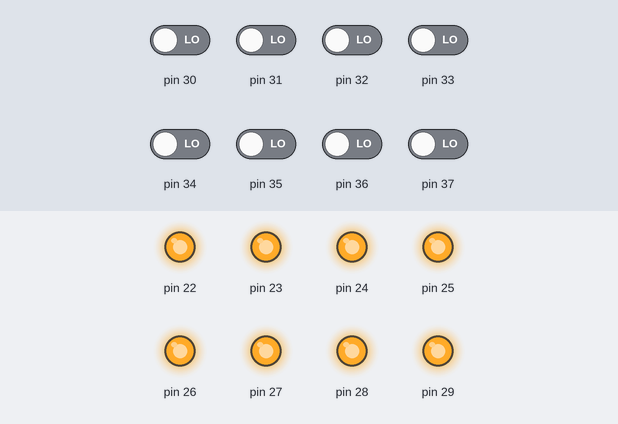
The sketch below on a simulated Arduino Mega 2560, built with avr-gcc and run on an emulated ATmega2560. Shown: output pins drawn as LEDs (lit = HIGH). The test bench sets the inputs (shaded band); at power-on: pin 30–37 LOW.

Above: at 0.1 s.
Timing chart, 0 to 1.6 s (numbered marks = the images above):
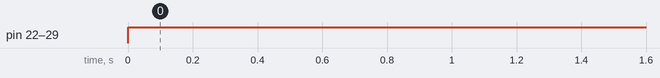

The sketch:

Tonausgabe_Gruppe9.ino
```cpp
long unterschied = 0;
long interval = 1000;
long start = 0;
int takt = 2000;      //Länge des Takts festlegen
int resetT = 30;

byte rows = 0;
int ges = 0;
//Nummerierung für spalten und Reihen vereinfachen
byte sr1 = B01111111;
byte sr2 = B10111111;
byte sr3 = B11011111;
byte sr4 = B11101111;
byte sr5 = B11110111;
byte sr6 = B11111011;
byte sr7 = B11111101;
byte sr8 = B11111110;


void setup() {
  DDRC = B00000000;
  DDRA = B11111111;
}

void loop() {
  // put your main code here, to run repeatedly:


  lied();


}
//Dienst um einen Ton auszugeben mit den Übergabeparametern reihe und spalte
void spielen(byte reihe, byte spalte) {
   if (PINC == reihe) {
   PORTA = spalte;
  } else {
    PORTA = B11111111;
    }
  }

//Dienst um eine bestimmte Note mit bestimmter Reihe und Spalte auszugeben  mit dem Übergabeparameter für die Länge des zu spielenden Tons
void C(int val) {
  unterschied = 0;
  start = millis();
  while(unterschied<=val) {
    unterschied = millis()-start;
    spielen(sr2,sr2);
  }
}

void D(int val) {
  unterschied = 0;
  start = millis();
  while(unterschied<=val) {
    unterschied = millis()-start;
    spielen(sr1,sr8);
  }
}

void E(int val) {
  unterschied = 0;
  start = millis();
  while(unterschied<=val) {
    unterschied = millis()-start;
    spielen(sr1,sr6);
  }
}

void F123(int val) {
  unterschied = 0;
  start = millis();
  while(unterschied<=val) {
    unterschied = millis()-start;
    spielen(sr1,sr3);
  }
}

void G(int val) {
  unterschied = 0;
  start = millis();
  while(unterschied<=val) {
    unterschied = millis()-start;
    spielen(sr1,sr1);
  }
}

void A(int val) {
  unterschied = 0;
  start = millis();
  while(unterschied<=val) {
    unterschied = millis()-start;
    spielen(sr4,sr7);
  }
}

void H(int val) {
  unterschied = 0;
  start = millis();
  while(unterschied<=val) {
    unterschied = millis()-start;
    spielen(sr4,sr5);
  }
}

void c(int val) {
  unterschied = 0;                        //unterschied auf 0 setzten
  start = millis();                       //start vor beginn der while Schleife auf die Millisekunden seit start des Sketches setzen
  while(unterschied<=val) {               //Überprüfen ob Unterschied kleiner oder gleich der länge der Note
    unterschied = millis()-start;         //unterschied auf die millisekunden-start setzen
    spielen(sr4,sr6);                     //mit den Reihen und Spalten der note, diese über den Dienst spielen aufrufen
  }
}

void d(int val) {
  unterschied = 0;
  start = millis();
  while(unterschied<=val) {
    unterschied = millis()-start;
    spielen(sr4,sr4);
  }
}

void e(int val) {
  unterschied = 0;
  start = millis();
  while(unterschied<=val) {
    unterschied = millis()-start;
    spielen(sr4,sr2);
  }
}

void f(int val) {
  unterschied = 0;
  start = millis();
  while(unterschied<=val) {
    unterschied = millis()-start;
    spielen(sr3,sr7);
  }
}

void g(int val) {
  unterschied = 0;
  start = millis();
  while(unterschied<=val) {
    unterschied = millis()-start;
    spielen(sr3,sr5);
  }
}

void a(int val) {
  unterschied = 0;
  start = millis();
  while(unterschied<=val) {
    unterschied = millis()-start;
    spielen(sr3,sr3);
  }
}
void h(int val) {
  unterschied = 0;
  start = millis();
  while(unterschied<=val) {
    unterschied = millis()-start;
    spielen(sr3,sr1);
  }
}
void cS(int val) {
  unterschied = 0;
  start = millis();
  while(unterschied<=val) {
    unterschied = millis()-start;
    spielen(sr3,sr2);
  }
}
void dS(int val) {
  unterschied = 0;
  start = millis();
  while(unterschied<=val) {
    unterschied = millis()-start;
    spielen(sr5,sr4);
  }
}
void eS(int val) {
  unterschied = 0;
  start = millis();
  while(unterschied<=val) {
    unterschied = millis()-start;
    spielen(sr6,sr6);
  }
}
void fS(int val) {
  unterschied = 0;
  start = millis();
  while(unterschied<=val) {
    unterschied = millis()-start;
    spielen(sr6,sr3);
  }
}
void gS(int val) {
  unterschied = 0;
  start = millis();
  while(unterschied<=val) {
    unterschied = millis()-start;
    spielen(sr6,sr1);
  }
}
void aS(int val) {
  unterschied = 0;
  start = millis();
  while(unterschied<=val) {
    unterschied = millis()-start;
    spielen(sr5,sr7);
  }
}
void hS(int val) {
  unterschied = 0;
  start = millis();
  while(unterschied<=val) {
    unterschied = millis()-start;
    spielen(sr5,sr5);
  }
}
//Alle Spalten in allen Reihen auf 1 setzen
void set1(int val) {
  unterschied = 0;
  start = millis();
  while(unterschied<=val) {
    unterschied = millis()-start;
    spielen(sr1,B11111111);
    spielen(sr2,B11111111);
    spielen(sr3,B11111111);
    spielen(sr4,B11111111);
    spielen(sr5,B11111111);
    spielen(sr6,B11111111);
    spielen(sr7,B11111111);
    spielen(sr8,B11111111);
  }
}

//void spiele3(void note1,void note2,void note3, int t) {
  //ti = t/30;
  //for(int i = 0; i<=ti; i++) {
   // note1(10);
   // note2(10);
    //note3(10);
```

Lied.ino
```cpp
void lied() {
  g(takt*3/8*3/4);
  a(takt/8*3/4);
  g(takt/4*3/4);
  e(takt*3/4*3/4);
  g(takt*3/8*3/4);
  a(takt/8*3/4);
  g(takt/4*3/4);
  e(takt*3/4*3/4);
  dS(takt*4/8*3/4-resetT);
  set1(resetT);
  dS(takt/4*3/4);
  h(takt*4/8);
  cS(takt*4/8*3/4-resetT);
  set1(resetT);
  cS(takt*2/8*3/4);
  g(takt*3/4);
}
```

Measured:
- by itself, pin 22–29: LOW → HIGH at 0.00 s
